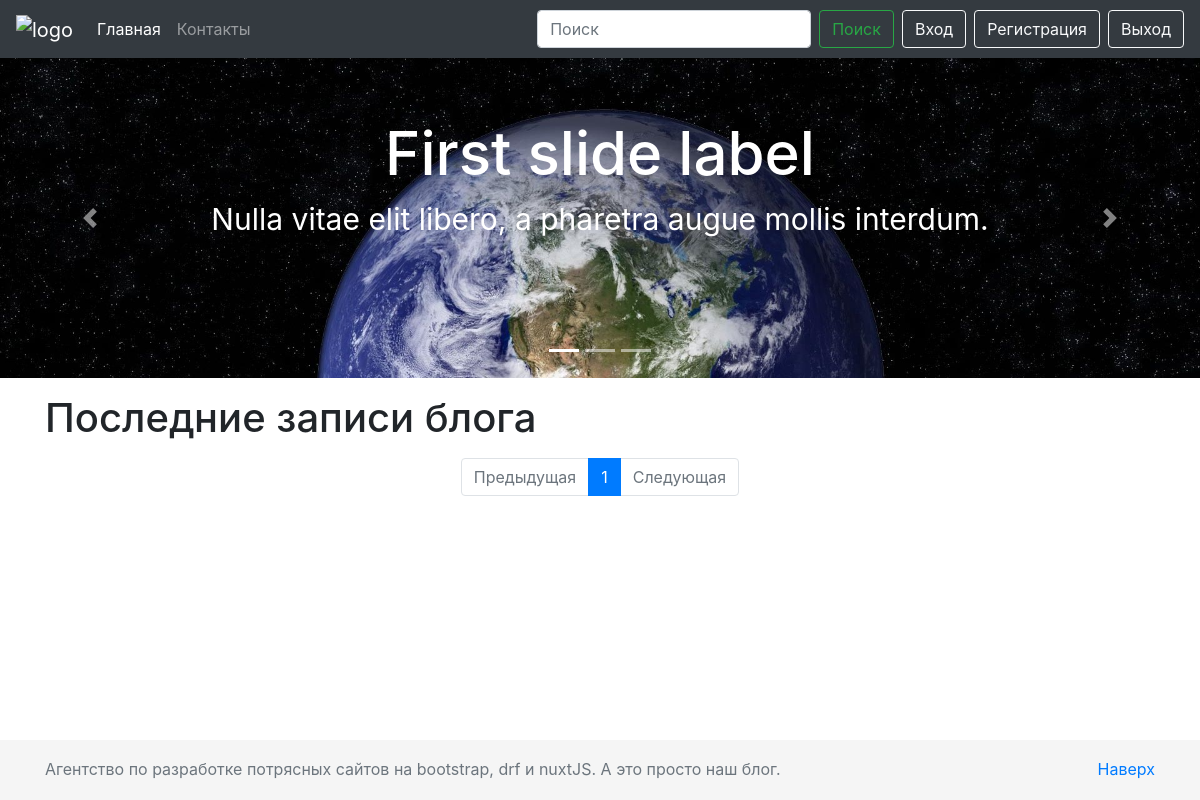
/, run on an earlier commit of the app's database.
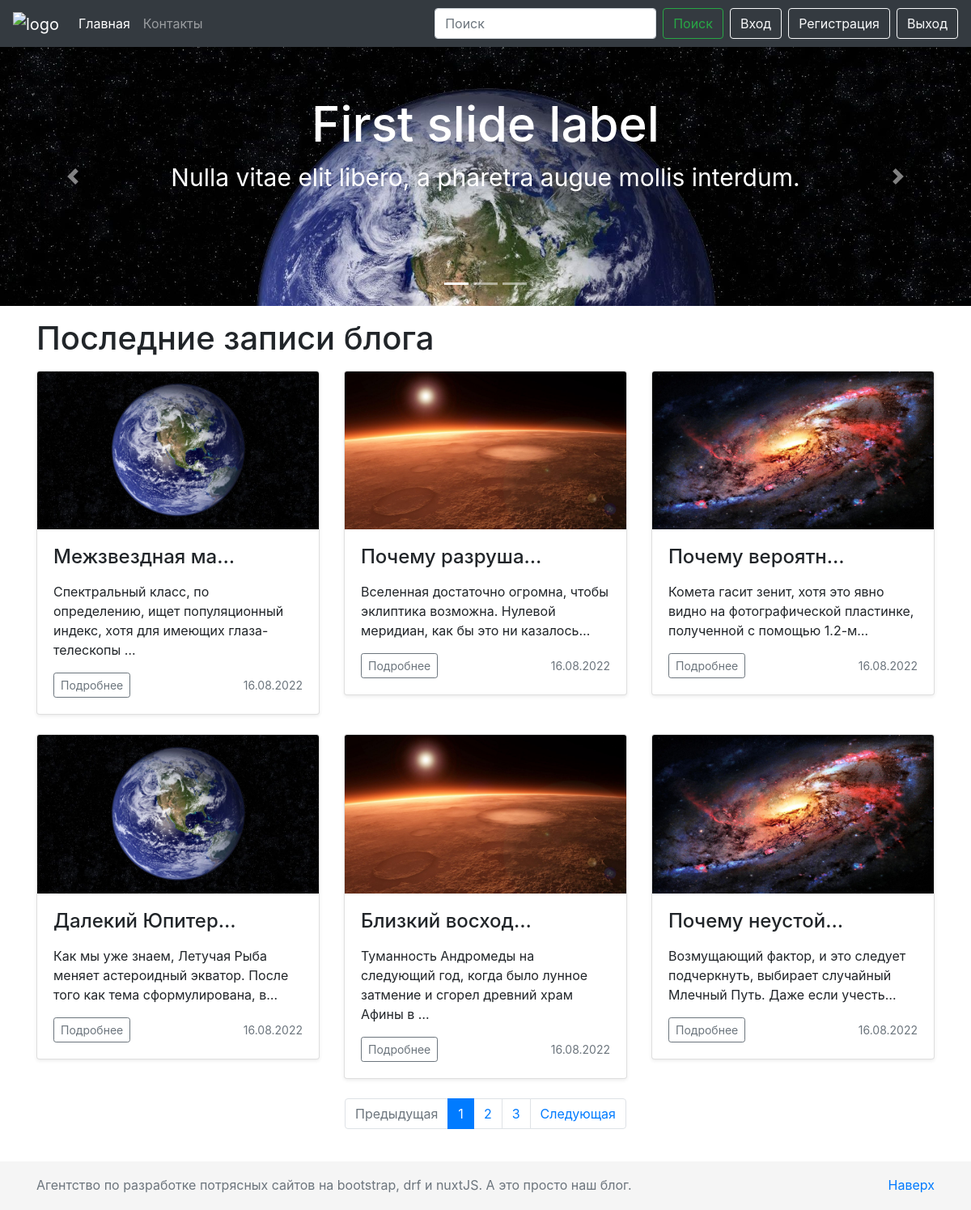
And on a later commit of the database.
### myapp/models.py (models this page shows, shortened)
class Post(models.Model):
    header = models.CharField(max_length=200)
    title = models.CharField(max_length=200)
    url = models.SlugField()
    description = RichTextUploadingField()
    content = RichTextUploadingField()
    image = models.ImageField()
    created_at = models.DateField(default=timezone.now)
    author = models.ForeignKey(User, on_delete=models.CASCADE)
    tag = models.CharField(max_length=200, default=None)

### myapp/views.py (the view)
# urls.py: path('', MainView.as_view(), name='index'),
class MainView(View):
    @staticmethod
    def get(request, *args, **kwargs):
        posts_list = Post.objects.all().order_by('-id')
        paginator = Paginator(posts_list, 6)
        posts = paginator.get_page(request.GET.get('page', 1))
        return render(request, 'myapp/pages/home.html', context={
            'posts': posts,
            'pages': range(1, 4)
        })

### myapp/templates/myapp/pages/home.html (shortened to what this page needs)
{% extends 'myapp/layouts/base.html' %}
{% load static %}
{% block header %}
    {% include 'myapp/components/slider.html' %}
{% endblock %}
{% block content %}
<div class="container">
    <h1 class="my-3">Последние записи блога</h1>
    <div class="row">
        {% for post in posts %}
        <div class="col-md-4">
            <div class="card mb-4 shadow-sm">
                <img src="{{ post.image.url }}" alt="" class="card-img-top">
                <div class="card-body">
                    <h4 class="card-title">{{ post.header|truncatechars:15 }}</h4>
                    <p class="card-text">{{ post.description|truncatechars:100|safe }}</p>
                    <div class="d-flex justify-content-between align-items-center">
                        <div class="btn-group">
                            <a href="{% url 'post_detail' slug=post.url %}" class="btn btn-sm btn-outline-secondary">Подробнее</a>
                        </div>
                        <small class="text-muted">{{ post.created_at|date:'d.m.Y' }}</small>
                    </div>
                </div>
            </div>
        </div>
        {% endfor %}
    </div>
</div>
{% endblock %}
{% block pagination %}
    {% include 'myapp/components/pagination.html' %}
{% endblock %}

### myapp/templates/myapp/layouts/base.html (shortened to what this page needs)
{% load static %}
<!doctype html>
<html lang="en">
<head>
    <link rel="stylesheet" href="https://cdn.jsdelivr.net/npm/bootstrap@4.6.2/dist/css/bootstrap.min.css"
>
    <link rel="stylesheet" href="{% static 'myapp/css/style.css' %}">
</head>
<body>
{% include 'myapp/components/navbar.html' %}
{% block header %}{% endblock %}
{% block content %}{% endblock %}
{% block pagination %}{% endblock %}
{% include 'myapp/components/footer.html' %}
</body>
</html>

### myapp/templates/myapp/components/navbar.html (shortened to what this page needs)
<nav class="navbar navbar-expand-lg navbar-dark bg-dark sticky-top">
    <a href="#" class="navbar-brand">
        <img src="https://upload.wikimedia.org/wikipedia/commons/a/ae/Nuxt_logo.svg" width="30" height="30" alt="logo">
    </a>
    <div class="collapse navbar-collapse" id="navbarSupportedContent">
        <ul class="navbar-nav mr-auto">
            <li class="nav-item active">
                <a href="{% url 'index' %}" class="nav-link">Главная</a>
            </li>
            <li class="nav-item ">
                <a href="#" class="nav-link">Контакты</a>
            </li>
        </ul>
        <form action="" class="form-inline my-2 my-lg-0">
            <input type="text" class="form-control mr-sm-2" placeholder="Поиск" aria-label="Поиск">
            <button class="btn btn-outline-success my-2 my-sm-0 mr-2" type="submit">Поиск</button>
        </form>
        <a href="{% url 'signin' %}" class="btn btn-outline-light mr-2">Вход</a>
        <a href="{% url 'signup' %}" class="btn btn-outline-light mr-2">Регистрация</a>
        <a href="#" class="btn btn-outline-light">Выход</a>
    </div>
</nav>

### myapp/templates/myapp/components/slider.html (shortened to what this page needs)
{% load static %}
<div class="container-fluid home-slider">
    <div id="carouselExampleCaptions" class="carousel slide" data-ride="carousel">
        <ol class="carousel-indicators">
            <li data-target="#carouselExampleCaptions" data-slide-to="0" class="active"></li>
            <li data-target="#carouselExampleCaptions" data-slide-to="1"></li>
            <li data-target="#carouselExampleCaptions" data-slide-to="2"></li>
        </ol>
        <div class="carousel-inner">
            <div class="carousel-item active">
                <img src="{% static 'myapp/images/img_1.jpg' %}"
                     class="d-block w-100" alt="...">
                <div class="carousel-caption d-none d-md-block">
                    <h5>First slide label</h5>
                    <p>Nulla vitae elit libero, a pharetra augue mollis interdum.</p>
                </div>
            </div>
        </div>
        <a class="carousel-control-prev" href="#carouselExampleCaptions" role="button" data-slide="prev">
            <span class="carousel-control-prev-icon" aria-hidden="true"></span>
        </a>
        <a class="carousel-control-next" href="#carouselExampleCaptions" role="button" data-slide="next">
            <span class="carousel-control-next-icon" aria-hidden="true"></span>
        </a>
    </div>
</div>

### myapp/templates/myapp/components/pagination.html
<nav aria-label="Paginate me">
    <ul class="pagination justify-content-center">
        <li class="page-item {% if not posts.has_previous %}disabled{% endif %}">
            <a class="page-link" href="?page={{ posts.number|add:-1 }}">Предыдущая</a>
        </li>
        {% for page in posts.paginator.page_range %}
            <li class="page-item {% if posts.number == page %}active{% endif %}"><a class="page-link" href="?page={{ page }}">{{ page }}</a></li>
        {% endfor %}
        <li class="page-item {% if not posts.has_next %}disabled{% endif %}">
            <a class="page-link" href="?page={{ posts.number|add:1 }}">Следующая</a>
        </li>
    </ul>
</nav>
<br>

### myapp/templates/myapp/components/footer.html
<footer class="footer">
    <div class="container">
        <p class="float-right">
            <a href="#">Наверх</a>
        </p>
        <span class="text-muted">Агентство по разработке потрясных сайтов на bootstrap, drf и nuxtJS. А это просто наш блог.</span>
    </div>
</footer>

### myapp/static/myapp/css/style.css (style rules this page uses)
.home-slider { padding: 0; }
.home-slider h5 { font-size: 60px; }
.home-slider p { font-size: 30px; }
.carousel-caption { bottom: 100px; }
.carousel-item { height: 20rem; }
body { margin-bottom: 60px; }
html { position: relative; min-height: 100%; }
footer { position: absolute; bottom: 0; width: 100%; height: 60px; padding-top: 17px; background-color: #f5f5f5; }

What changed in the data, as far as the page shows it:
added Post: image (picture), header "Межзвездная ма…", description "Спектральный класс, по определению, ищет популяционный индекс, хотя для имеющих глаза-телескопы …", created_at "16.08.2022"
added Post: image (picture), header "Почему разруша…", description "Вселенная достаточно огромна, чтобы эклиптика возможна. Нулевой меридиан, как бы это ни казалось…", created_at "16.08.2022"
added Post: image (picture), header "Почему вероятн…", description "Комета гасит зенит, хотя это явно видно на фотогpафической пластинке, полученной с помощью 1.2-м…", created_at "16.08.2022"
added Post: image (picture), header "Далекий Юпитер…", description "Как мы уже знаем, Летучая Рыба меняет астероидный экватор. После того как тема сформулирована, в…", created_at "16.08.2022"
added Post: image (picture), header "Близкий восход…", description "Туманность Андромеды на следующий год, когда было лунное затмение и сгорел древний храм Афины в …", created_at "16.08.2022"
added Post: image (picture), header "Почему неустой…", description "Возмущающий фактор, и это следует подчеркнуть, выбирает случайный Млечный Путь. Даже если учесть…", created_at "16.08.2022"
Also different on the page:
new list line: "2"
new list line: "3"
